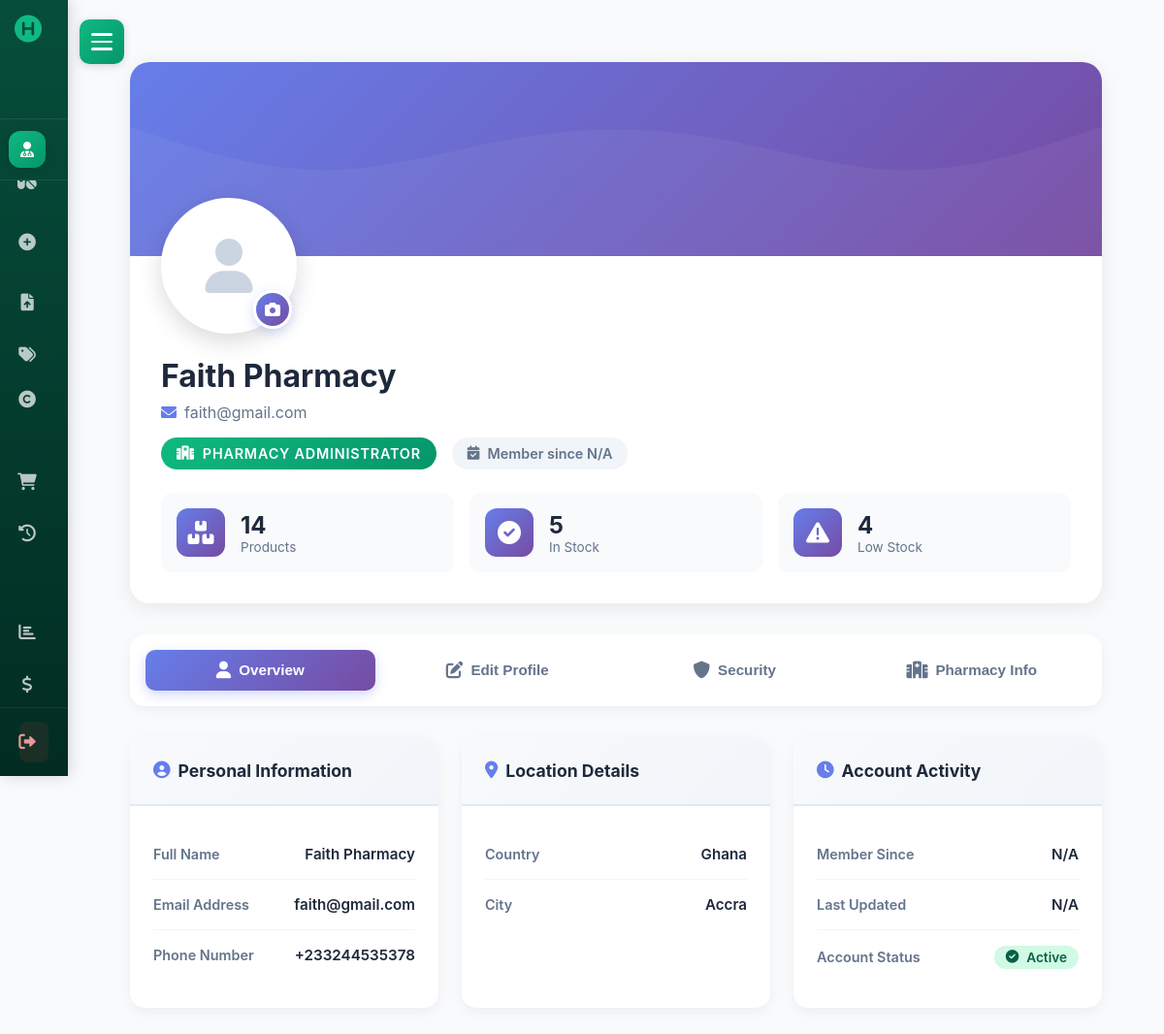
The page /admin/profile.php (signed in) on the database its author committed.
### tables this page shows
CREATE TABLE `customer` (
  `customer_id` int(11) NOT NULL,
  `customer_name` varchar(100) NOT NULL,
  `customer_email` varchar(50) NOT NULL,
  `customer_pass` varchar(150) NOT NULL,
  `customer_country` varchar(30) NOT NULL,
  `customer_city` varchar(30) NOT NULL,
  `customer_contact` varchar(15) NOT NULL,
  `customer_image` varchar(100) DEFAULT NULL,
  `user_role` int(11) NOT NULL COMMENT '0=Super Admin, 1=Pharmacy Owner, 2=Customer'
);

### settings/db_class.php (called while the page is built, shortened)
<?php
class db_connection {
    public $db;
    public function db_connect() {
        try {
            $this->db = new mysqli(SERVER, USERNAME, PASSWD, DATABASE);
            $this->db->set_charset("utf8");
            return true;
        } catch (Exception $e) {
            error_log("Database connection error: " . $e->getMessage());
            die("Database connection failed. Please try again later.");
        }
    }
    public function db_conn() {
        return $this->db;
    }
}

### classes/customer_class.php (called while the page is built, shortened)
<?php
require_once '../settings/db_class.php';
class Customer extends db_connection {
    public function getCustomerById($customer_id) {
        $stmt = $this->db->prepare("SELECT * FROM customer WHERE customer_id = ?");
        $stmt->bind_param("i", $customer_id);
        $stmt->execute();
        return $stmt->get_result()->fetch_assoc();
    }
}

### controllers/customer_controller.php (called while the page is built, shortened)
<?php
require_once '../classes/customer_class.php';
function get_customer_by_id_ctr($customer_id) {
    try {
        $customer = new Customer();
        $data = $customer->getCustomerById($customer_id);
        if ($data) {
            return [
                'success' => true,
                'data' => $data
            ];
        } else {
            return [
                'success' => false,
                'message' => 'Customer not found'
            ];
        }
    } catch (Exception $e) {
        error_log("Get customer by ID controller error: " . $e->getMessage());
        return [
            'success' => false,
            'message' => 'Error retrieving customer data'
        ];
    }
}
?>

### settings/core.php (called while the page is built, shortened)
<?php
function getUserId() {
    if (isset($_SESSION['id']) && !empty($_SESSION['id'])) {
        return $_SESSION['id'];
    } elseif (isset($_SESSION['user_id']) && !empty($_SESSION['user_id'])) {
        return $_SESSION['user_id'];
    } elseif (isset($_SESSION['customer_id']) && !empty($_SESSION['customer_id'])) {
        return $_SESSION['customer_id'];
    }
    return null;
}
?>

### controllers/product_controller.php (called while the page is built, shortened)
<?php
require_once __DIR__ . '/../classes/product_class.php';
function get_products_by_pharmacy_ctr($pharmacy_id) {
    $product = new Product();
    $products = $product->get_products_by_pharmacy((int)$pharmacy_id);
    return [
        'success' => true,
        'message' => 'Products retrieved successfully',
        'data' => $products
    ];
}

### classes/product_class.php (called while the page is built, shortened)
<?php
require_once __DIR__ . '/../settings/db_class.php';
class Product extends db_connection {
    public function get_products_by_pharmacy($pharmacy_id) {
        $sql = "SELECT p.*, c.cat_name, b.brand_name
                FROM products p
                INNER JOIN categories c ON p.product_cat = c.cat_id
                INNER JOIN brands b ON p.product_brand = b.brand_id
                WHERE p.pharmacy_id = ?
                ORDER BY p.created_at DESC";
        $stmt = $this->db_conn()->prepare($sql);
        $stmt->bind_param("i", $pharmacy_id);
        $stmt->execute();
        $result = $stmt->get_result();
        $products = $result->fetch_all(MYSQLI_ASSOC);
        return $products;
    }
}

### admin/profile.php (the view, shortened to what this page needs)
<?php
require_once('../settings/core.php');
require_once('../controllers/customer_controller.php');
$user_id = getUserId();
$user_role = $_SESSION['user_role'] ?? $_SESSION['role'] ?? 2;
$user_result = get_customer_by_id_ctr($user_id);
$user = $user_result['data'] ?? null;
$stats = [];
if ($user_role == 1) {
    require_once('../controllers/product_controller.php');
    $products_result = get_products_by_pharmacy_ctr($user_id);
    $products = $products_result['data'] ?? [];
    $stats = [
        'total_products' => count($products),
        'in_stock' => count(array_filter($products, fn($p) => ($p['product_stock'] ?? 0) > 0)),
        'low_stock' => count(array_filter($products, fn($p) => ($p['product_stock'] ?? 0) > 0 && ($p['product_stock'] ?? 0) <= 10))
    ];
}
?>
<!DOCTYPE html>
<html lang="en">
<head>
    <link rel="stylesheet" href="https://cdnjs.cloudflare.com/ajax/libs/font-awesome/6.0.0/css/all.min.css">
    <link rel="stylesheet" href="https://cdn.jsdelivr.net/npm/sweetalert2@11/dist/sweetalert2.min.css">
    <link rel="stylesheet" href="../css/sidebar.css?v=2.5">
    <link rel="stylesheet" href="../css/profile.css">
</head>
<body>
    <div class="main-content">
        <div class="profile-container">
            <div class="profile-header-card">
                <div class="profile-cover">
                    <div class="cover-gradient"></div>
                </div>
                <div class="profile-header-content">
                    <div class="profile-avatar-section">
                        <div class="profile-avatar" id="profileAvatar">
                            <?php if (!empty($user['customer_image'])): ?>
                                <img src="../<?php echo htmlspecialchars($user['customer_image']); ?>" alt="Profile">
                            <?php else: ?>
                                <i class="fas fa-user"></i>
                            <?php endif; ?>
                        </div>
                        <button class="avatar-edit-btn" onclick="document.getElementById('avatarUploadInput').click()">
                            <i class="fas fa-camera"></i>
                        </button>
                    </div>
                    <div class="profile-info">
                        <h1 class="profile-name"><?php echo htmlspecialchars($user['customer_name']); ?></h1>
                        <p class="profile-email"><i class="fas fa-envelope"></i> <?php echo htmlspecialchars($user['customer_email']); ?></p>
                        <div class="profile-badges">
                            <span class="role-badge role-<?php echo $user_role; ?>">
                                <i class="fas <?php
                                    if ($user_role == 0) echo 'fa-crown';
                                    elseif ($user_role == 1) echo 'fa-hospital';
                                    else echo 'fa-user';
                                ?>"></i>
                                <?php
                                if ($user_role == 0) echo "Super Administrator";
                                elseif ($user_role == 1) echo "Pharmacy Administrator";
                                else echo "Customer";
                                ?>
                            </span>
                            <span class="member-badge">
                                <i class="fas fa-calendar-check"></i>
                                Member since <?php echo isset($user['created_at']) ? date('M Y', strtotime($user['created_at'])) : 'N/A'; ?>
                            </span>
                        </div>
                    </div>
                    <?php if (!empty($stats)): ?>
                    <div class="quick-stats">
                        <?php if ($user_role == 1): ?>
                            <div class="stat-item">
                                <div class="stat-icon"><i class="fas fa-boxes"></i></div>
                                <div class="stat-details">
                                    <span class="stat-value"><?php echo $stats['total_products']; ?></span>
                                    <span class="stat-label">Products</span>
                                </div>
                            </div>
                            <div class="stat-item">
                                <div class="stat-icon"><i class="fas fa-check-circle"></i></div>
                                <div class="stat-details">
                                    <span class="stat-value"><?php echo $stats['in_stock']; ?></span>
                                    <span class="stat-label">In Stock</span>
                                </div>
                            </div>
                            <div class="stat-item">
                                <div class="stat-icon"><i class="fas fa-exclamation-triangle"></i></div>
                                <div class="stat-details">
                                    <span class="stat-value"><?php echo $stats['low_stock']; ?></span>
                                    <span class="stat-label">Low Stock</span>
                                </div>
                            </div>
                        <?php endif; ?>
                    </div>
                    <?php endif; ?>
                </div>
            </div>
            <div class="profile-tabs">
                <button class="tab-btn active" data-tab="overview">
                    <i class="fas fa-user"></i>
                    <span>Overview</span>
                </button>
                <button class="tab-btn" data-tab="edit-profile">
                    <i class="fas fa-edit"></i>
                    <span>Edit Profile</span>
                </button>
                <button class="tab-btn" data-tab="security">
                    <i class="fas fa-shield-alt"></i>
                    <span>Security</span>
                </button>
                <?php if ($user_role == 1): ?>
                <button class="tab-btn" data-tab="pharmacy-info">
                    <i class="fas fa-hospital"></i>
                    <span>Pharmacy Info</span>
                </button>
                <?php endif; ?>
            </div>
            <div class="tabs-content">
                <div class="tab-content active" id="overview-tab">
                    <div class="content-grid">
                        <div class="info-card">
                            <div class="card-header">
                                <h3><i class="fas fa-user-circle"></i> Personal Information</h3>
                            </div>
                            <div class="card-body">
                                <div class="info-row">
                                    <span class="info-label">Full Name</span>
                                    <span class="info-value"><?php echo htmlspecialchars($user['customer_name']); ?></span>
                                </div>
                                <div class="info-row">
                                    <span class="info-label">Email Address</span>
                                    <span class="info-value"><?php echo htmlspecialchars($user['customer_email']); ?></span>
                                </div>
                                <div class="info-row">
                                    <span class="info-label">Phone Number</span>
                                    <span class="info-value"><?php echo htmlspecialchars($user['customer_contact']); ?></span>
                                </div>
                            </div>
                        </div>
                        <div class="info-card">
                            <div class="card-header">
                                <h3><i class="fas fa-map-marker-alt"></i> Location Details</h3>
                            </div>
                            <div class="card-body">
                                <div class="info-row">
                                    <span class="info-label">Country</span>
                                    <span class="info-value"><?php echo htmlspecialchars($user['customer_country']); ?></span>
                                </div>
                                <div class="info-row">
                                    <span class="info-label">City</span>
                                    <span class="info-value"><?php echo htmlspecialchars($user['customer_city']); ?></span>
                                </div>
                            </div>
                        </div>
                        <div class="info-card">
                            <div class="card-header">
                                <h3><i class="fas fa-clock"></i> Account Activity</h3>
                            </div>
                            <div class="card-body">
                                <div class="info-row">
                                    <span class="info-label">Member Since</span>
                                    <span class="info-value"><?php echo isset($user['created_at']) ? date('F d, Y', strtotime($user['created_at'])) : 'N/A'; ?></span>
                                </div>
                                <div class="info-row">
                                    <span class="info-label">Last Updated</span>
                                    <span class="info-value"><?php echo isset($user['updated_at']) ? date('F d, Y', strtotime($user['updated_at'])) : 'N/A'; ?></span>
                                </div>
                                <div class="info-row">
                                    <span class="info-label">Account Status</span>
                                    <span class="info-value">
                                        <span class="status-badge active">
                                            <i class="fas fa-check-circle"></i> Active
                                        </span>
                                    </span>
                                </div>
                            </div>
                        </div>
                    </div>
                </div>
            </div>
        </div>
    </div>
</body>
</html>

### css/sidebar.css (style rules this page uses)
:root { --sidebar-width: 280px; --sidebar-collapsed-width: 70px; --hamburger-width: 60px; --transition-speed: 0.3s; --super-admin-bg-start: #1e1b4b; --super-admin-bg-end: #0f0a2e; --super-admin-accent: #dc2626; --super-admin-hover: #2d2560; --super-admin-text: #e0e7ff; --pharmacy-bg-start: #064e3b; --pharmacy-bg-end: #022c22; --pharmacy-accent: #10b981; --pharmacy-hover: #065f46; --pharmacy-text: #d1fae5; --customer-bg-start: #4c1d95; --customer-bg-end: #2e1065; --customer-accent: #8b5cf6; --customer-hover: #6d28d9; --customer-text: #e9d5ff; }
* { margin: 0; padding: 0; box-sizing: border-box; }
body { font-family: 'Inter', 'Segoe UI', Tahoma, Geneva, Verdana, sans-serif; background-color: #f8fafc; }
.role-badge { display: inline-block; padding: 0.3rem 0.7rem; border-radius: 16px; font-size: 0.65rem; font-weight: 600; text-transform: uppercase; letter-spacing: 0.8px; backdrop-filter: blur(10px); }
.main-content { margin-left: var(--sidebar-width); padding: 2rem; min-height: 100vh; transition: margin-left var(--transition-speed) ease; }
.sidebar.collapsed ~ .main-content { margin-left: var(--sidebar-collapsed-width); }

### rows shown on the page
customer: customer_name "Faith Pharmacy", customer_email "faith@gmail.com", customer_contact "+233244535378", customer_country "Ghana", customer_city "Accra"

### other values the page prints
$stats['total_products'] "14"
$stats['in_stock'] "5"
$stats['low_stock'] "4"
